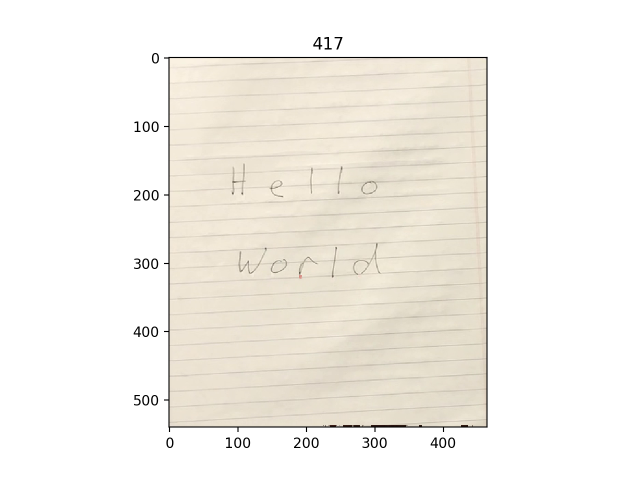
#> input picture helloworld.png, 1280 x 960 px, given in place of test.mov, which was not available (shown at 1/2 size)
$ python watershed.py
#> lines starting #> are read from the running program, lines starting #| are printed output that depends on the picture; after the words box and inside, x2 and y2 are one past the last pixel; in counts of white or black regions, pixels touching at a corner belong together; pictures that were not available may be replaced by others from this repository, and a replacement may not be noted
import cv2
import time
import matplotlib.pyplot as plt
import numpy as np

def delta_pix(frame, prev_frame, mask, alpha=.3, scale=.3):
    h,w,d = frame.shape
    prev_frame = cv2.cvtColor(prev_frame, cv2.COLOR_BGR2GRAY)
    frame = cv2.cvtColor(frame, cv2.COLOR_BGR2GRAY)
    previous = cv2.resize(prev_frame, None, fx=scale, fy=scale, interpolation=cv2.INTER_AREA)
    current = cv2.resize(frame, None, fx=scale, fy=scale, interpolation=cv2.INTER_AREA)
    difference = cv2.absdiff(previous, current)
    _, difference = cv2.threshold(difference, 3, 255, cv2.THRESH_BINARY)
    difference = cv2.resize(difference, (w,h), interpolation=cv2.INTER_CUBIC)
    mask = (1-alpha)*mask + alpha*difference
    return mask
def get_mask(image, kernel = (9,9)):
    opening = cv2.morphologyEx(image,cv2.MORPH_OPEN, kernel, iterations = 2)
    return cv2.dilate(opening,kernel,iterations=3)

def get_segmentation(image, mask):
    sure_bg = np.array(mask, dtype=np.uint8)
    dist_transform = cv2.distanceTransform(sure_bg,cv2.DIST_L2,5)
    # plt.imshow(dist_transform); plt.show()
    ret, sure_fg = cv2.threshold(dist_transform,0.7*dist_transform.max(),255,0)
    sure_fg = np.uint8(sure_fg)
    unknown = cv2.subtract(sure_bg,sure_fg)
    ret, markers = cv2.connectedComponents(sure_fg)
    markers = markers+1
    markers[unknown==255] = 0
    markers = cv2.watershed(image,markers)
    image[markers == -1] = [255,0,0]
    return image

cap = cv2.VideoCapture("test.mov")
cnt = cap.get(cv2.CAP_PROP_FRAME_COUNT)
i = 30
cap.set(cv2.CAP_PROP_POS_FRAMES, i)
ret, prev_frame = cap.read()
#> prev_frame is the input picture: shape (960, 1280, 3); mean B, G, R 235.2, 241.4, 244.6
gray = cv2.cvtColor(prev_frame, cv2.COLOR_BGR2GRAY)
motion_field = np.zeros_like(gray)
board = prev_frame
h,w,d = prev_frame.shape
#> h = 960; w = 1280; d = 3
out = cv2.VideoWriter('watershed.avi',cv2.VideoWriter_fourcc('M','J','P','G'), 30, (w,h))

while ret:
    ret, frame = cap.read(); i+=1
    motion_field = delta_pix(frame, prev_frame, motion_field)
#> in delta_pix, `previous = cv2.resize(prev_frame, None, fx=scale, fy=scale, interpolat..`:
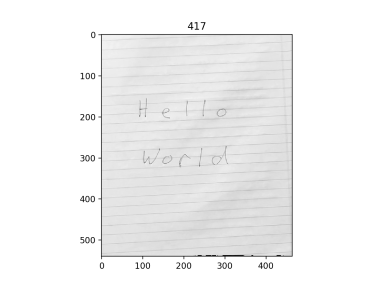
#> previous: shape (288, 384); min 12, max 255, mean 241.7
#> in delta_pix, `difference = cv2.absdiff(previous, current)`: difference: shape (288, 384); every value is 0
#> in delta_pix, `difference = cv2.resize(difference, (w,h), interpolation=cv2.INTER_CUB..`: difference: shape (960, 1280); every value is 0
#> in delta_pix, `mask = (1-alpha)*mask + alpha*difference`: mask: shape (960, 1280) float64; every value is 0
    mask = get_mask(motion_field)
    frame1 = get_segmentation(frame, mask)
#> in get_segmentation, `dist_transform = cv2.distanceTransform(sure_bg,cv2.DIST_L2,5)`: dist_transform: shape (960, 1280) float32; every value is 0
#> in get_segmentation, `ret, markers = cv2.connectedComponents(sure_fg)`: ret = 1
#> in get_segmentation, `markers = markers+1`: markers: shape (960, 1280) int32; every value is 1
#> in get_segmentation, `markers = cv2.watershed(image,markers)`:
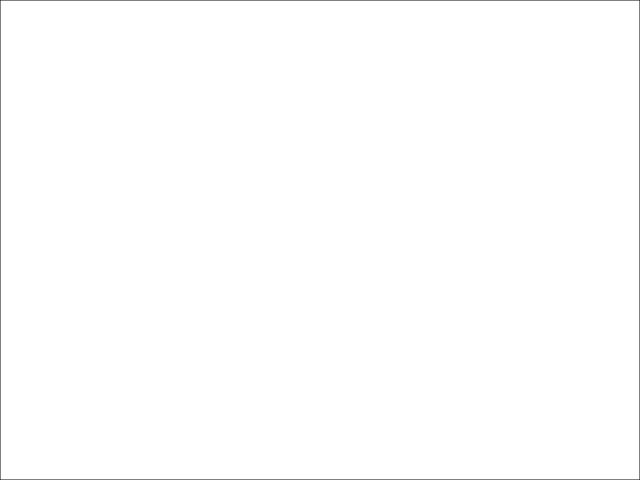
#> markers: shape (960, 1280) int32 (shown at 1/2 size); values -1 (black) and 1 (white), 99.6% white; black in thin lines or dots
#> in get_segmentation, `image[markers == -1] = [255,0,0]`:
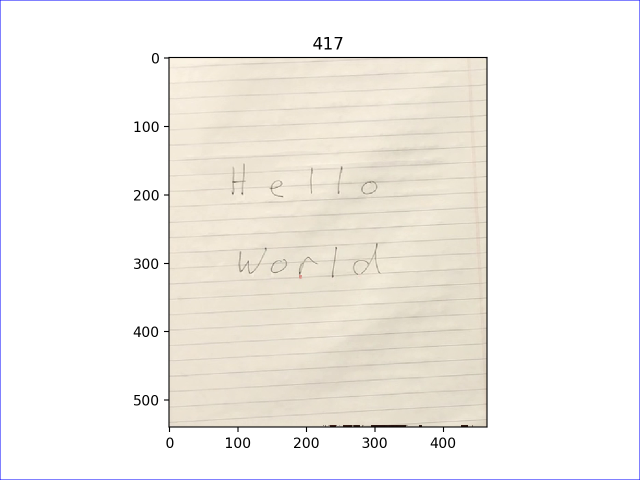
#> image: shape (960, 1280, 3) (shown at 1/2 size); 0.36% of pixels changed, all inside (x1, y1, x2, y2) = (0, 0, 1280, 960)
    prev_frame = frame
    if not ret:
        plt.show()
        break
    board[mask<1] = frame[mask<1]
    out.write(board)
    plt.imshow(board[..., ::-1])
    plt.title(i)
    plt.pause(0.0005)
    # print(1/(time.time()-t1))
out.release()
plt.show()
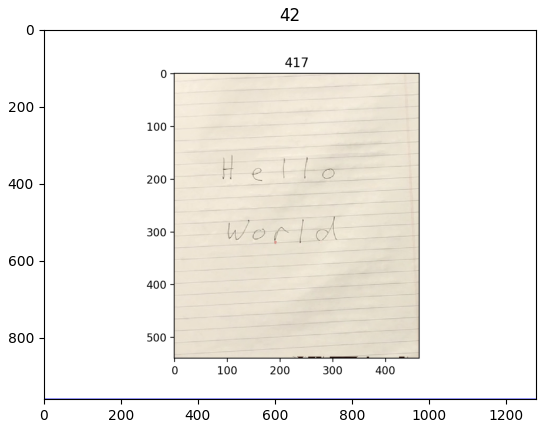
#> figure drawn by matplotlib, 1 panel
